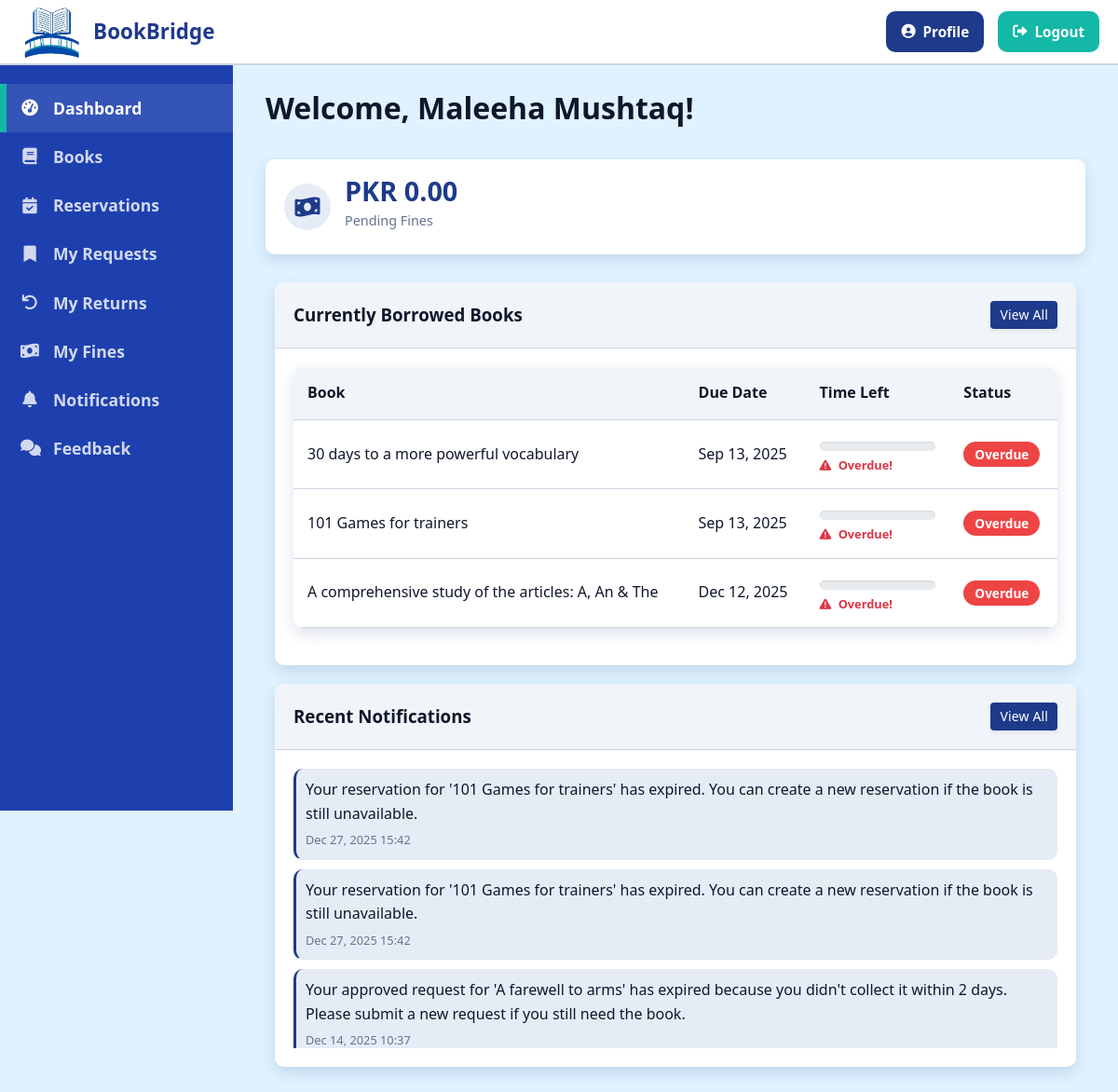
Page /student/dashboard.php (signed in) on the earlier database version.
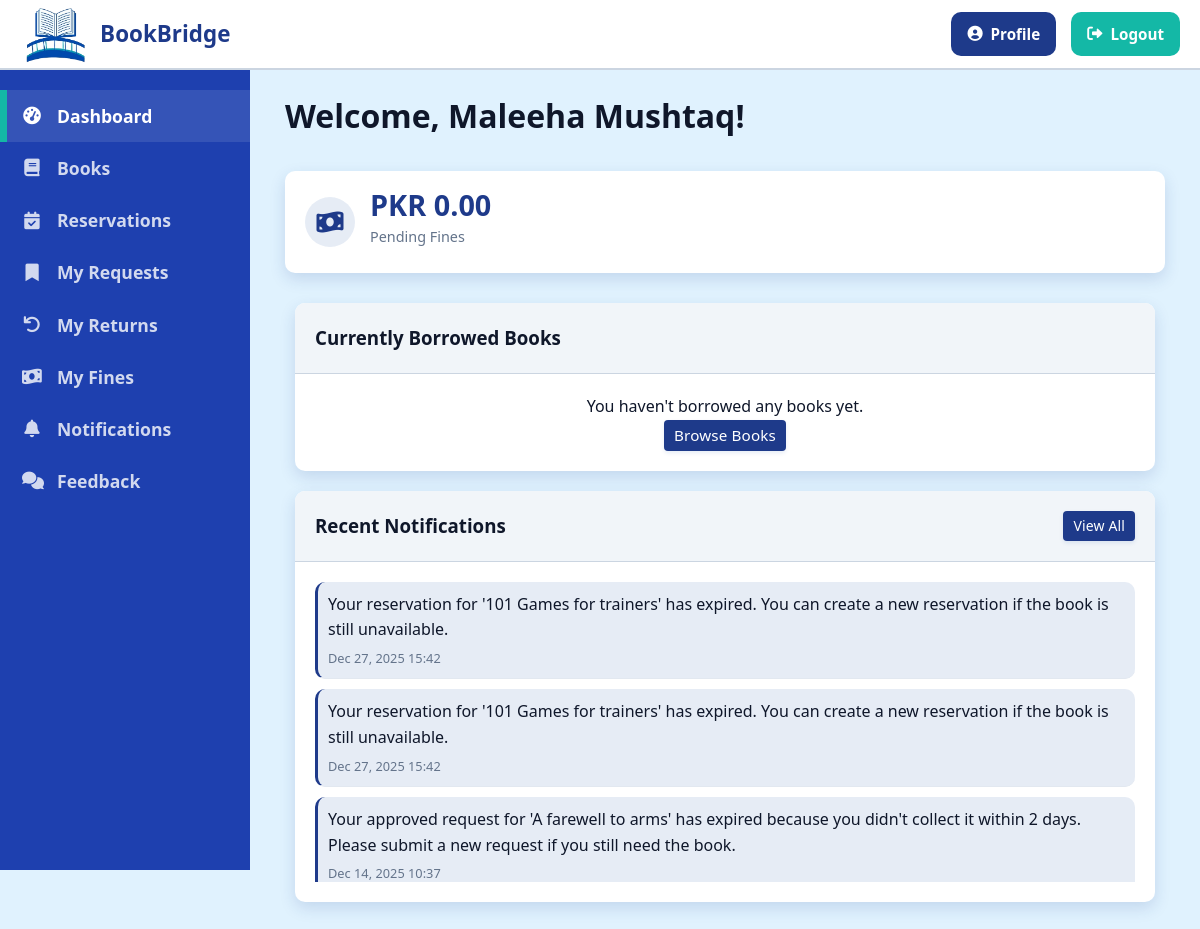
Same page on the later database version.
### tables this page shows
CREATE TABLE `issued_books` (
  `id` int(11) NOT NULL,
  `book_id` int(11) NOT NULL,
  `user_id` int(11) NOT NULL,
  `issue_date` timestamp NOT NULL DEFAULT current_timestamp(),
  `return_date` date NOT NULL,
  `actual_return_date` date DEFAULT NULL,
  `status` enum('issued','returned','overdue') NOT NULL DEFAULT 'issued',
  `fine_amount` decimal(10,2) DEFAULT 0.00
);

CREATE TABLE `books` (
  `id` int(11) NOT NULL,
  `book_name` varchar(100) DEFAULT NULL,
  `author` varchar(100) DEFAULT NULL,
  `book_no` varchar(20) DEFAULT NULL,
  `publisher` varchar(100) DEFAULT NULL,
  `category` varchar(50) DEFAULT NULL,
  `available_quantity` int(11) NOT NULL DEFAULT 0,
  `total_quantity` int(11) NOT NULL DEFAULT 0,
  `created_at` timestamp NOT NULL DEFAULT current_timestamp(),
  `updated_at` timestamp NOT NULL DEFAULT current_timestamp() ON UPDATE current_timestamp()
);

CREATE TABLE `notifications` (
  `id` int(11) NOT NULL,
  `user_id` int(11) NOT NULL,
  `message` text NOT NULL,
  `is_read` tinyint(1) NOT NULL DEFAULT 0,
  `created_at` timestamp NOT NULL DEFAULT current_timestamp()
);

### student/dashboard.php (the view, shortened to what the changed rows need)
<?php
include_once '../includes/header.php';
$userId = $_SESSION['user_id'];
include_once '../includes/config.php';
$currentlyIssued = [];
$sql = "
    SELECT ib.*, b.book_name, b.author
    FROM issued_books ib
    JOIN books b ON ib.book_id = b.id
    WHERE ib.user_id = ? AND (ib.status = 'issued' OR ib.status = 'overdue')
    ORDER BY ib.return_date ASC
";
$stmt = $conn->prepare($sql);
$stmt->bind_param("i", $userId);
$stmt->execute();
$result = $stmt->get_result();
if ($result) {
    while ($row = $result->fetch_assoc()) {
        $currentlyIssued[] = $row;
    }
}
$notifications = [];
$sql = "SELECT * FROM notifications WHERE user_id = ? ORDER BY created_at DESC LIMIT 5";
$stmt = $conn->prepare($sql);
$stmt->bind_param("i", $userId);
$stmt->execute();
$result = $stmt->get_result();
if ($result) {
    while ($row = $result->fetch_assoc()) {
        $notifications[] = $row;
    }
}
?>
<div class="container">
    <h1 class="page-book_name">Welcome, <?php echo htmlspecialchars($_SESSION['name']); ?>!</h1>
    <div class="dashboard-col">
        <div class="card">
            <div class="card-header">
                <h3>Currently Borrowed Books</h3>
                <?php if (count($currentlyIssued) > 0): ?>
                    <a href="returns.php" class="btn btn-sm btn-primary">View All</a>
                <?php endif; ?>
            </div>
            <div class="card-body">
                <?php if (count($currentlyIssued) > 0): ?>
                    <div class="table-container">
                        <table class="table">
                            <thead>
                                <tr>
                                    <th>Book</th>
                                    <th>Due Date</th>
                                    <th>Time Left</th>
                                    <th>Status</th>
                                </tr>
                            </thead>
                            <tbody>
                                <?php foreach (array_slice($currentlyIssued, 0, 3) as $book):
                                    $issueDate = new DateTime($book['issue_date']);
                                    $returnDate = new DateTime($book['return_date']);
                                    $today = new DateTime();
                                    $totalDuration = $issueDate->diff($returnDate)->days;
                                    $diff = $today->diff($returnDate);
                                    $daysRemaining = (int) $diff->format("%r%a");
                                    $isOverdue = ($today > $returnDate && $daysRemaining <= 0);
                                    $showWarning = false;
                                    ?>
                                    <tr>
                                        <td>
                                            <?php echo htmlspecialchars($book['book_name']); ?>
                                        </td>
                                        <td>
                                            <?php echo date('M d, Y', strtotime($book['return_date'])); ?>
                                        </td>
                                        <td style="min-width: 150px;">
                                            <div class="custom-progress-container"
                                                title="Total Days: <?php echo $totalDuration; ?>">
                                            </div>
                                            <small
                                                class="days-label <?php echo ($showWarning || $isOverdue) ? 'text-danger font-weight-bold' : ''; ?>">
                                                <?php if ($isOverdue): ?>
                                                    <i class="fas fa-exclamation-triangle"></i> Overdue!
                                                <?php else: ?>
                                                    <?php if ($showWarning)
                                                        echo '<i class="fas fa-hourglass-end"></i> '; ?>
                                                    <?php echo $daysRemaining; ?> days remaining
                                                <?php endif; ?>
                                            </small>
                                        </td>
                                        <td>
                                            <?php if ($isOverdue): ?>
                                                <span class="badge badge-danger">Overdue</span>
                                            <?php else: ?>
                                                <span class="badge badge-primary">Issued</span>
                                            <?php endif; ?>
                                        </td>
                                    </tr>
                                <?php endforeach; ?>
                            </tbody>
                        </table>
                    </div>
                <?php else: ?>
                    <p class="text-center">You haven't borrowed any books yet.</p>
                    <div class="text-center">
                        <a href="catalog.php" class="btn btn-primary">Browse Books</a>
                    </div>
                <?php endif; ?>
            </div>
        </div>
    </div>
    <div class="dashboard-col">
        <div class="card">
            <div class="card-body">
                <?php if (count($notifications) > 0): ?>
                    <div class="notification-list">
                        <?php foreach ($notifications as $notification): ?>
                            <div class="notification-item <?php echo !$notification['is_read'] ? 'unread' : ''; ?>">
                                <div class="notification-message">
                                    <?php echo htmlspecialchars($notification['message']); ?>
                                </div>
                                <div class="notification-time">
                                    <?php echo date('M d, Y H:i', strtotime($notification['created_at'])); ?>
                                </div>
                            </div>
                        <?php endforeach; ?>
                    </div>
                <?php else: ?>
                    <p class="text-center">No new notifications.</p>
                <?php endif; ?>
            </div>
        </div>
    </div>
</div>
<?php include_once '../includes/footer.php'; ?>

Differences in the rows shown:
removed issued_books: book.book_name "30 days to a more powerful vocabulary", return_date "Sep 13, 2025", shows "Overdue!"
removed issued_books: book.book_name "101 Games for trainers", return_date "Sep 13, 2025", shows "Overdue!"
removed issued_books: book.book_name "A comprehensive study of the articles: A, An & The", return_date "Dec 12, 2025", shows "Overdue!"
Other differences:
text no longer shown: "View All Book Due Date Time Left Status"
text now shown: "You haven't borrowed any books yet. Browse Books"
